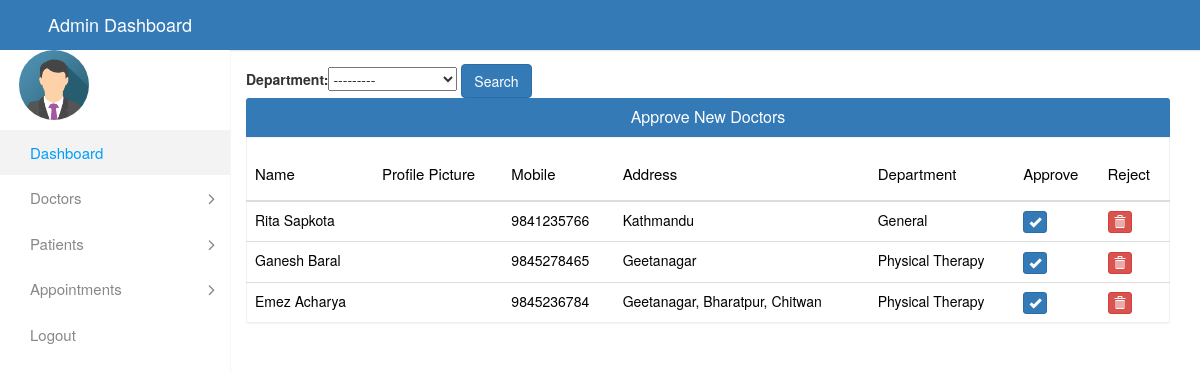
The page /admin_approve_doctors on the database as committed earlier.
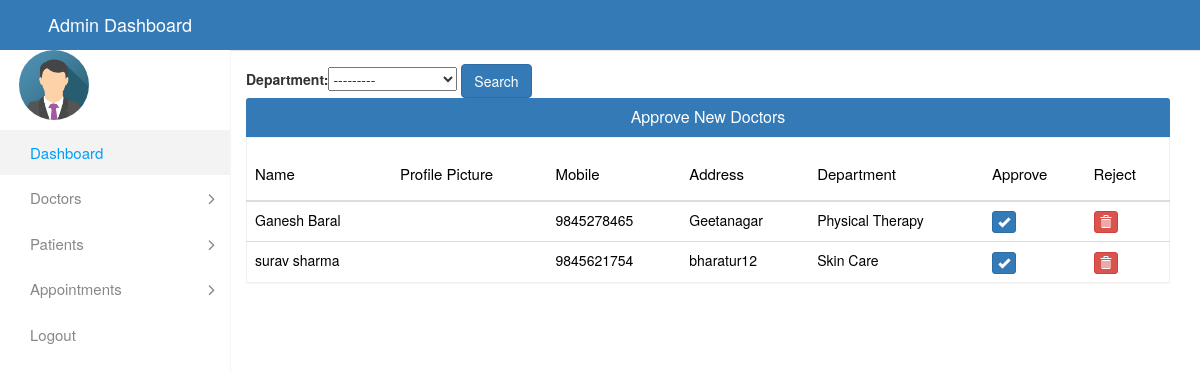
The same page on the database as committed later.
### account/models.py (models this page shows, shortened)
class Doctor(models.Model):
    user=models.OneToOneField(User,on_delete=models.CASCADE)
    profile_pic= models.ImageField(upload_to='profilepic/Doctor/',null=True,blank=True)
    contact = models.CharField(max_length=20,null=True)
    gender = models.CharField(
        max_length=20,
        choices=GENDER_CHOICE, default=3)
    address = models.CharField(max_length=40)
    department= models.CharField(max_length=50,choices=DEPARTMENT,default='Cardiologist')
    status=models.BooleanField(default=False)
    @property
    def get_name(self):
        return self.user.first_name+" "+self.user.last_name

### account/views.py (the view)
# urls.py: path('admin_approve_doctors', views.admin_approve_doctors,name="admin_approve_doctors"),
def admin_approve_doctors(request):
    doctors=models.Doctor.objects.all().filter(status=False)
    doctor_filt=doctor_filter(request.GET,queryset=doctors)
    doctors=doctor_filt.qs
    return render(request,'admin_approve_doctor.html',{'doctors':doctors,'doctor_filt':doctor_filt},)

### templates/admin_approve_doctor.html (shortened to what this page needs)
{% extends 'admin_base.html' %}
{% load static %}
{% block content %}
		<div class="container" style="padding-left: 111px; margin-top:14px;">
			<div class="panel panel-primary" style="border: none;">
				<form method="GET">
					{{doctor_filt.form}}
					<button class="btn btn-primary" type="submit">Search</button>
				</form>
				<div class="panel-heading" style="text-align:center;">
				<h6 class="panel-title">Approve New Doctors</h6>
			  </div>
			  <table class="table table-hover" id="dev-table">
				<thead>
					<tr>
						<th><h1 style="font-size:15px;">Name</h1></th>
						<th><h1 style="font-size:15px;">Profile Picture</h1></th>
						<th><h1 style="font-size:15px;">Mobile</h1></th>
                        <th><h1 style="font-size:15px;">Address</h1></th>
						<th><h1 style="font-size:15px;">Department</h1></th>
						<th><h1 style="font-size:15px;">Approve</h1></th>
						<th><h1 style="font-size:15px;">Reject</h1></th>
					</tr>
				</thead>
				{% for d in doctors %}
				<tr>
					<td>{{d.get_name}}</td>
					<td>
					<td>{{d.contact}}</td>
					<td>{{d.address}}</td>
					<td>{{d.department}}</td>
				  <td><a class="btn btn-primary btn-xs" href="{% url 'approve_doctor' d.id %}"><span class="glyphicon glyphicon-ok"></span></a></td>
				  <td><a class="btn btn-danger btn-xs" href="{% url 'disapprove_doctor' d.id %}"><span class="glyphicon glyphicon-trash"></span></a></td>
				</tr>
				{% endfor %}
			  </table>
			</div>
		  </div>
{% endblock content %}

Rows that differ between the two databases and show on the page:
removed Doctor: get_name "Rita Sapkota", contact "9841235766", address "Kathmandu", department "General"
no longer on this page (row edited): Doctor: get_name "Emez Acharya", contact "9845236784", address "Geetanagar, Bharatpur, Chitwan", department "Physical Therapy"
added Doctor: get_name "surav sharma", contact "9845621754", address "bharatur12", department "Skin Care"
